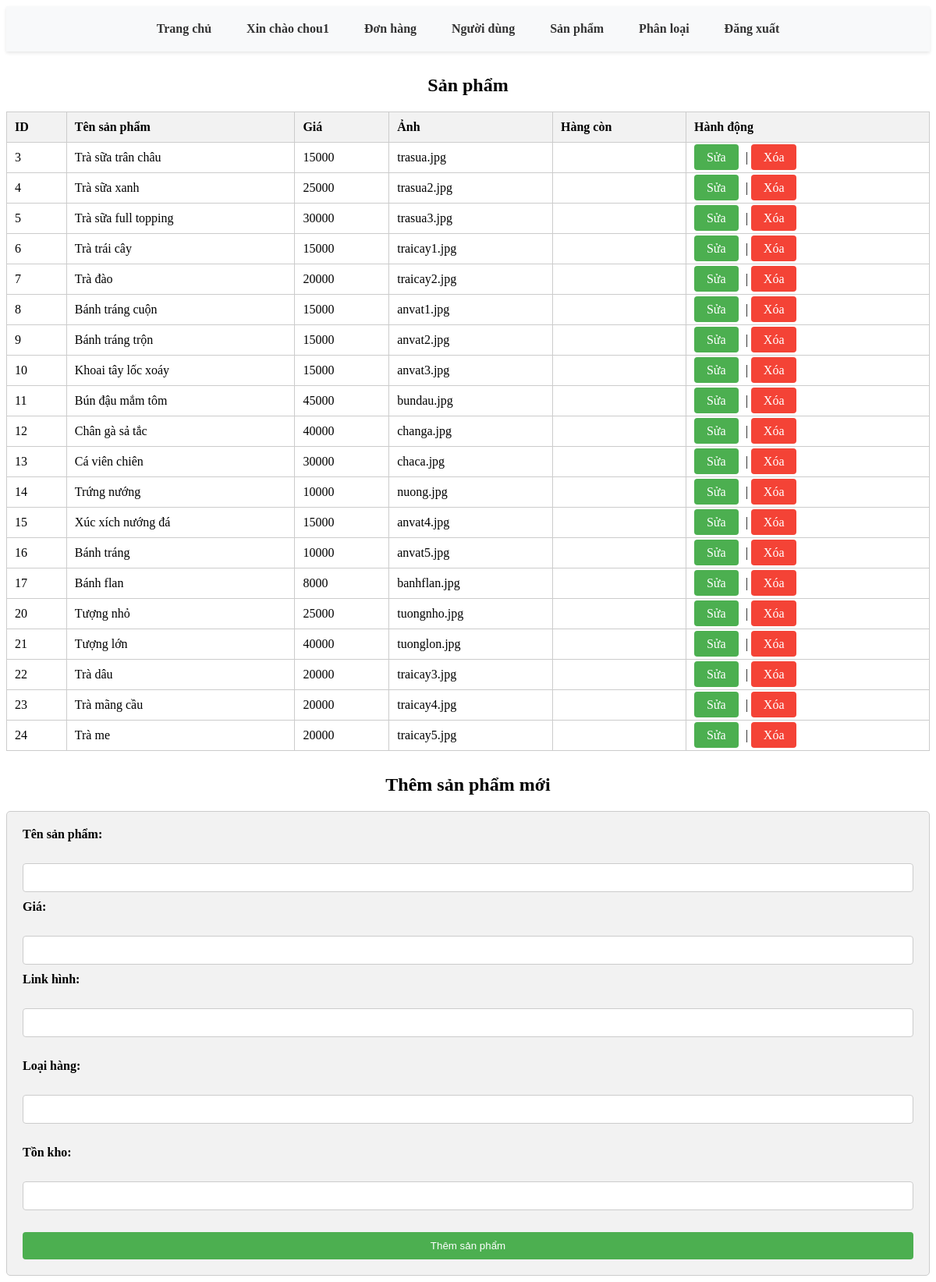
Page /admin/index.php?action=product (signed in) on the committed database.
### tables this page shows
CREATE TABLE `product` (
  `id` int(5) NOT NULL,
  `name` varchar(30) NOT NULL,
  `image` varchar(50) NOT NULL,
  `price` double(10,0) NOT NULL DEFAULT 0,
  `idcate` int(5) NOT NULL
);

### admin/app/model/database.php (called while the page is built, shortened)
<?php
class Database {
    private $servername = "localhost";
    private $username = "root";
    private $password = "";
    private $dbname = "webbanhang";
    public $conn;
    public function __construct() {
        try {
            $this->conn = new PDO("mysql:host=$this->servername;dbname=$this->dbname;charset=utf8", $this->username, $this->password);
            $this->conn->setAttribute(PDO::ATTR_ERRMODE, PDO::ERRMODE_EXCEPTION);
        } catch (PDOException $e) {
            echo "Kết nối thất bại: " . $e->getMessage();
        }
    }
    public function getAll($sql) {
        $stmt = $this->conn->prepare($sql);
        $stmt->execute();
        return $stmt->fetchAll(PDO::FETCH_ASSOC);
    }
}
?>

### admin/app/view/admin_product.php (the view, shortened to what this page needs)
<?php
$db = new Database();
try {
    $sql_products = "SELECT * FROM product";
    $result_products = $db->getAll($sql_products);
} catch (PDOException $e) {
    echo "Lỗi truy vấn: " . $e->getMessage();
    exit;
}
?>
<div>
            <h2>Sản phẩm</h2>
            <div class="table-container">
                <table>
                    <thead>
                        <tr>
                            <th>ID</th>
                            <th>Tên sản phẩm</th>
                            <th>Giá</th>
                            <th>Ảnh</th>
                            <th>Hàng còn</th>
                            <th>Hành động</th>
                        </tr>
                    </thead>
                    <tbody>
                        <?php
                      if ($result_products) {
                          foreach ($result_products as $row) {
                              echo "<tr>";
                              echo "<td>" . $row["id"] . "</td>";
                              echo "<td>" . $row["name"] . "</td>";
                              echo "<td>" . $row["price"] . "</td>";
                              echo "<td>" . $row["image"] . "</td>";
                              echo "<td>" . $row["inv"] . "</td>";
                              echo "<td>
                                      <a href='index.php?action=edit_product&id=" . $row["id"] . "' class='btn btn-edit'>Sửa</a> |
                                      <a href='index.php?action=delete_id&delete_id=" . $row["id"] . "' class='btn btn-delete' onclick=\"return confirm('Bạn có chắc chắn muốn xóa sản phẩm này?');\">Xóa</a>
                                    </td>";
                              echo "</tr>";
                          }
                      } else {
                          echo "<tr><td colspan='7'>Không có sản phẩm</td></tr>";
                      }
                        ?>
                    </tbody>
                </table>
            </div>
            <div>
            <h2>Thêm sản phẩm mới</h2>
        <form method="post" action="">
            <label for="product_name">Tên sản phẩm:</label><br>
            <input type="text" id="product_name" name="product_name" required><br>
            <label for="product_price">Giá:</label><br>
            <input type="number" id="product_price" name="product_price" required><br>
            <label for="image_link">Link hình:</label><br>
            <input type="text" id="image_link" name="image_link" required><br><br>
            <label for="idcate">Loại hàng:</label><br>
            <input type="text" id="idcate" name="idcate" required><br><br>
            <label for="idcate">Tồn kho:</label><br>
            <input type="text" id="inv" name="inv" required><br><br>
            <input type="submit" name="add_product" value="Thêm sản phẩm">
        </form>
            </div>
        </div>

### admin/app/view/admin_header.php (style rules this page uses)
table { width: 100%; border-collapse: collapse; }
th, td { padding: 10px; border: 1px solid #ccc; text-align: left; }
th { background-color: #f2f2f2; }
h2 { margin-top: 30px; text-align: center; font-size: 1.5em; }
.table-container { margin-top: 20px; overflow-x: auto; }
.btn { padding: 8px 16px; text-decoration: none; color: white; border-radius: 4px; margin-right: 5px; }
.btn-edit { background-color: #4CAF50; }
.btn-delete { background-color: #f44336; }
form { max-width: 1200px; margin: 0 auto; padding: 20px; border: 1px solid #ccc; border-radius: 5px; background-color: #f2f2f2; }
label { display: block; margin-bottom: 10px; font-weight: bold; }
input[type="text"], input[type="number"] { width: 100%; padding: 10px; margin-bottom: 10px; border: 1px solid #ccc; border-radius: 4px; box-sizing: border-box; }
input[type="submit"] { width: 100%; padding: 10px; border: none; border-radius: 4px; background-color: #4CAF50; color: white; cursor: pointer; }

### rows in the picture
product: id "3", name "Trà sữa trân châu", price "15000", image "trasua.jpg"
product: id "4", name "Trà sữa xanh", price "25000", image "trasua2.jpg"
product: id "5", name "Trà sữa full topping", price "30000", image "trasua3.jpg"
product: id "6", name "Trà trái cây", price "15000", image "traicay1.jpg"
product: id "7", name "Trà đào", price "20000", image "traicay2.jpg"
product: id "8", name "Bánh tráng cuộn", price "15000", image "anvat1.jpg"
product: id "9", name "Bánh tráng trộn", price "15000", image "anvat2.jpg"
product: id "10", name "Khoai tây lốc xoáy", price "15000", image "anvat3.jpg"
product: id "11", name "Bún đậu mắm tôm", price "45000", image "bundau.jpg"
product: id "12", name "Chân gà sả tắc", price "40000", image "changa.jpg"
product: id "13", name "Cá viên chiên", price "30000", image "chaca.jpg"
product: id "14", name "Trứng nướng", price "10000", image "nuong.jpg"
product: id "15", name "Xúc xích nướng đá", price "15000", image "anvat4.jpg"
product: id "16", name "Bánh tráng", price "10000", image "anvat5.jpg"
product: id "17", name "Bánh flan", price "8000", image "banhflan.jpg"
product: id "20", name "Tượng nhỏ", price "25000", image "tuongnho.jpg"
product: id "21", name "Tượng lớn", price "40000", image "tuonglon.jpg"
product: id "22", name "Trà dâu", price "20000", image "traicay3.jpg"
product: id "23", name "Trà mãng cầu", price "20000", image "traicay4.jpg"
product: id "24", name "Trà me", price "20000", image "traicay5.jpg"

### other values in the picture
$_SESSION['username'] "chou1"
